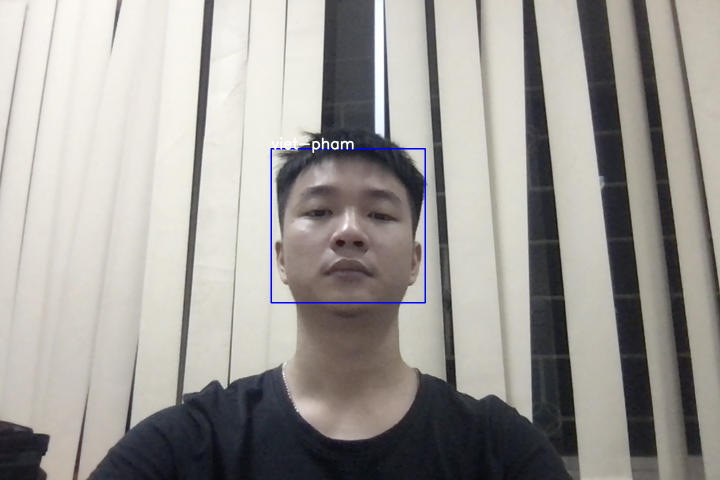
#> input picture src/images/my-image3.png, 1440 x 960 px (shown at 1/2 size); its folder holds only this picture in this run
$ python faces-train.py   (older library calls are emulated)
#> lines starting #> are read from the running program, lines starting #| are printed output that depends on the picture
import os
from PIL import Image
import numpy as np
import cv2
import pickle


BASE_DIR = os.path.dirname(os.path.abspath(__file__))
print("base: ", BASE_DIR)
image_dir = os.path.join(BASE_DIR, "images")
face_cascade = cv2.CascadeClassifier("cascades/data/haarcascade_frontalface_alt2.xml")
recognizer = cv2.face.LBPHFaceRecognizer_create()

current_id = 0
label_ids = {}
x_train = []
y_labels = []

for root, dirs, files in os.walk(image_dir):
    for file in files:
        if file.endswith("png") or file.endswith("jpeg") or file.endswith("jpg"):
            path = os.path.join(root, file)
            label = os.path.basename(root).replace(" ", "-").lower()
            # print(label, path)
            if label not in label_ids:
                label_ids[label] = current_id
                current_id += 1
            id_ = label_ids[label]
            # print(label_ids)

            # y_label.append(label)
            # x_train.append(path)
            pil_image = Image.open(path).convert("L")
            # size = [550, 550]
            # final_image = pil_image.resize(size, Image.ANTIALIAS)
            image_array = np.array(pil_image, "uint8")
            # print(image_array)
            faces = face_cascade.detectMultiScale(image_array, scaleFactor=1.4, minNeighbors=5, minSize=(30,30))
#> faces = [[551, 308, 295, 295]]
            # print('this is id1: ', id_)

            for (x, y, w, h) in faces:
                roi = image_array[y:y+h, x:x+w]
                x_train.append(roi)
                # print("this is id: ", id_)
                y_labels.append(id_)
#> this loop made 1 pass
#> pass 1, `roi = image_array[y:y+h, x:x+w]`:
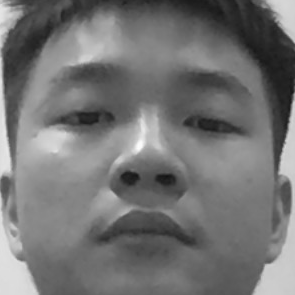
#> roi: shape (295, 295); min 18, max 252, mean 115.7
#> after the loop, x_train = 1 item; y_labels = [0]

# [4 lines of commented-out code are left out]


with open("labels.pickle", 'wb') as f:
    pickle.dump(label_ids, f)

recognizer.train(x_train, np.array(y_labels))
recognizer.save("trainner.yml")
